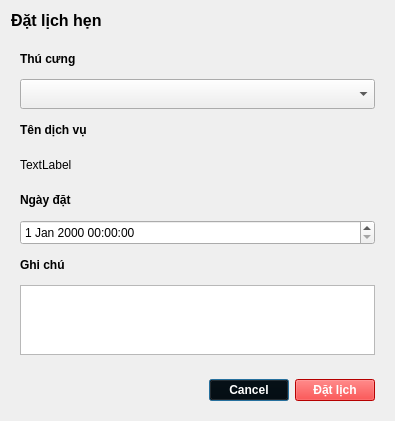
<?xml version='1.0' encoding='UTF-8'?>
<ui version="4.0">
 <class>QDialog</class>
 <widget class="QDialog" name="MainWindow">
  <property name="geometry">
   <rect>
    <x>0</x>
    <y>0</y>
    <width>395</width>
    <height>421</height>
   </rect>
  </property>
  <property name="windowTitle">
   <string>MainWindow</string>
  </property>
  <layout class="QVBoxLayout" name="bo_cuc_doc">
   <item>
    <widget class="QLabel" name="tieu_de">
     <property name="font">
      <font>
       <pointsize>12</pointsize>
       <weight>75</weight>
       <bold>true</bold>
      </font>
     </property>
     <property name="text">
      <string>Đặt lịch hẹn</string>
     </property>
    </widget>
   </item>
   <item>
    <widget class="QWidget" name="khung_form" native="true">
     <layout class="QVBoxLayout" name="bo_cuc_doc_2">
      <item>
       <widget class="QLabel" name="nhan_thu_cung">
        <property name="font">
         <font>
          <weight>75</weight>
          <bold>true</bold>
         </font>
        </property>
        <property name="text">
         <string>Thú cưng</string>
        </property>
       </widget>
      </item>
      <item>
       <widget class="QComboBox" name="o_thu_cung">
        <property name="minimumSize">
         <size>
          <width>0</width>
          <height>30</height>
         </size>
        </property>
       </widget>
      </item>
      <item>
       <widget class="QLabel" name="nhan_dich_vu">
        <property name="font">
         <font>
          <weight>75</weight>
          <bold>true</bold>
         </font>
        </property>
        <property name="text">
         <string>Tên dịch vụ</string>
        </property>
       </widget>
      </item>
      <item>
       <widget class="QLabel" name="ten_dich_vu">
        <property name="minimumSize">
         <size>
          <width>0</width>
          <height>30</height>
         </size>
        </property>
        <property name="text">
         <string>TextLabel</string>
        </property>
       </widget>
      </item>
      <item>
       <widget class="QLabel" name="nhan_ngay_gio">
        <property name="font">
         <font>
          <weight>75</weight>
          <bold>true</bold>
         </font>
        </property>
        <property name="text">
         <string>Ngày đặt</string>
        </property>
       </widget>
      </item>
      <item>
       <widget class="QDateTimeEdit" name="o_ngay_gio">
        <property name="minimumSize">
         <size>
          <width>0</width>
          <height>25</height>
         </size>
        </property>
       </widget>
      </item>
      <item>
       <widget class="QLabel" name="nhan_ghi_chu">
        <property name="font">
         <font>
          <weight>75</weight>
          <bold>true</bold>
         </font>
        </property>
        <property name="text">
         <string>Ghi chú</string>
        </property>
       </widget>
      </item>
      <item>
       <widget class="QTextEdit" name="o_ghi_chu">
        <property name="maximumSize">
         <size>
          <width>16777215</width>
          <height>70</height>
         </size>
        </property>
       </widget>
      </item>
     </layout>
    </widget>
   </item>
   <item>
    <widget class="QWidget" name="khung_nut" native="true">
     <property name="styleSheet">
      <string notr="true">QPushButton {
	background-color: red;
	color: white;
}</string>
     </property>
     <layout class="QHBoxLayout" name="bo_cuc_ngang">
      <item>
       <spacer name="khoang_trong_ngang">
        <property name="orientation">
         <enum>Qt::Horizontal</enum>
        </property>
        <property name="sizeHint" stdset="0">
         <size>
          <width>194</width>
          <height>20</height>
         </size>
        </property>
       </spacer>
      </item>
      <item>
       <widget class="QPushButton" name="nut_huy">
        <property name="font">
         <font>
          <weight>75</weight>
          <bold>true</bold>
         </font>
        </property>
        <property name="styleSheet">
         <string notr="true">background-color: dark-gray;</string>
        </property>
        <property name="text">
         <string>Cancel</string>
        </property>
       </widget>
      </item>
      <item>
       <widget class="QPushButton" name="nut_dat_lich">
        <property name="font">
         <font>
          <weight>75</weight>
          <bold>true</bold>
         </font>
        </property>
        <property name="text">
         <string>Đặt lịch</string>
        </property>
       </widget>
      </item>
     </layout>
    </widget>
   </item>
  </layout>
 </widget>
 <resources />
 <connections />
</ui>
